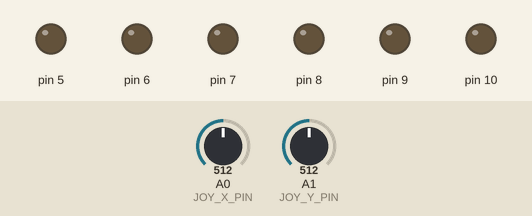
The sketch below on a simulated Arduino Uno, built with avr-gcc and run on an emulated ATmega328P. Shown: output pins drawn as LEDs (lit = HIGH). The inputs (shaded band) are chosen by the test bench; at power-on: A0 (JOY_X_PIN) = 512, A1 (JOY_Y_PIN) = 512.

Above: at 1.2 s.
1.3 s: A0 (JOY_X_PIN) set to 652
2.8 s: A0 (JOY_X_PIN) set to 680
At 3.7 s:
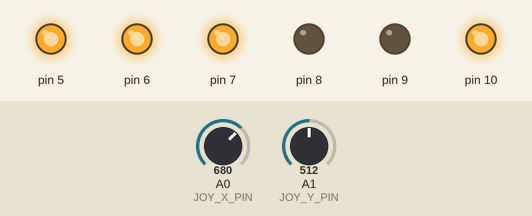
4.3 s: A1 (JOY_Y_PIN) set to 662
5.8 s: A1 (JOY_Y_PIN) set to 690
At 7.0 s:
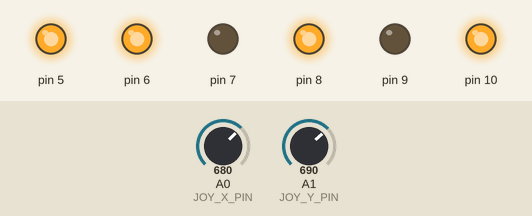
7.3 s: A0 (JOY_X_PIN) set to 348
8.8 s: A0 (JOY_X_PIN) set to 321
At 9.4 s:
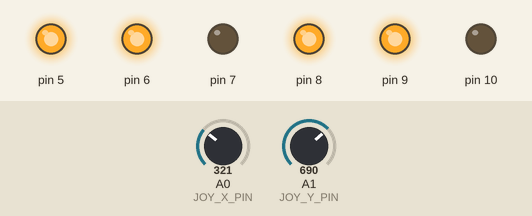
Timing chart, 0 to 11.3 s (numbered marks = the images above; inputs shaded):
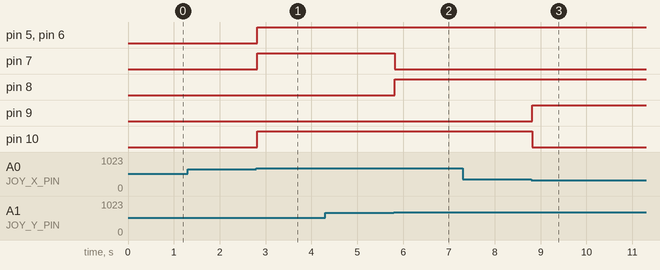

The sketch:

WalkerRobot.ino
```cpp
/*
 * Walker Robot: joystick-controlled snow walker
 * Imperial College CGCU Makeathon, March 2026 (2nd place)
 *
 * Two DC motors drive paddles that push the robot through snow.
 * An analog thumb joystick picks the direction:
 *
 *   Joystick   | Motor 1        | Motor 2
 *   -----------+----------------+----------------
 *   Forward    | clockwise      | clockwise
 *   Backward   | anticlockwise  | anticlockwise
 *   Right      | clockwise      | anticlockwise
 *   Left       | anticlockwise  | clockwise
 *   Centre     | stop           | stop
 *
 * Hardware: Arduino Uno, analog joystick module, L298N dual H-bridge driver.
 * Change the pin numbers below to match your wiring.
 */

// ---------------------------------------------------------------------------
// Pin assignments
// ---------------------------------------------------------------------------

// Joystick
const int JOY_X_PIN = A0;   // VRx: left / right
const int JOY_Y_PIN = A1;   // VRy: forward / backward

// Motor 1 (L298N channel A)
const int M1_EN  = 5;       // ENA: PWM speed
const int M1_IN1 = 7;       // IN1
const int M1_IN2 = 8;       // IN2

// Motor 2 (L298N channel B)
const int M2_EN  = 6;       // ENB: PWM speed
const int M2_IN1 = 9;       // IN3
const int M2_IN2 = 10;      // IN4

// ---------------------------------------------------------------------------
// Tuning
// ---------------------------------------------------------------------------

const int JOY_CENTER   = 512;   // ADC reading with the stick at rest
const int DEADZONE     = 150;   // ignore small stick movements around centre
const int MOTOR_SPEED  = 255;   // PWM duty for the paddles (0-255)

// Flip these if the robot goes the wrong way for a direction on the stick.
// (Many joystick modules read LOW when pushed "up".)
const bool INVERT_X = false;
const bool INVERT_Y = true;

// Set to true to print joystick readings and the chosen move to Serial.
const bool DEBUG = false;

// ---------------------------------------------------------------------------
// Types
// ---------------------------------------------------------------------------

enum Spin { STOP, CLOCKWISE, ANTICLOCKWISE };

enum Move { MOVE_STOP, MOVE_FORWARD, MOVE_BACKWARD, MOVE_LEFT, MOVE_RIGHT };

struct Motor {
  int en;
  int in1;
  int in2;
};

const Motor MOTOR_1 = { M1_EN, M1_IN1, M1_IN2 };
const Motor MOTOR_2 = { M2_EN, M2_IN1, M2_IN2 };

// ---------------------------------------------------------------------------
// Motor control
// ---------------------------------------------------------------------------

void setupMotor(const Motor &m) {
  pinMode(m.en, OUTPUT);
  pinMode(m.in1, OUTPUT);
  pinMode(m.in2, OUTPUT);
}

// "Clockwise" means IN1 HIGH / IN2 LOW. If a motor spins the other way,
// swap its two wires on the L298N output terminals.
void driveMotor(const Motor &m, Spin spin, int speed) {
  switch (spin) {
    case CLOCKWISE:
      digitalWrite(m.in1, HIGH);
      digitalWrite(m.in2, LOW);
      analogWrite(m.en, speed);
      break;
    case ANTICLOCKWISE:
      digitalWrite(m.in1, LOW);
      digitalWrite(m.in2, HIGH);
      analogWrite(m.en, speed);
      break;
    default:
      digitalWrite(m.in1, LOW);
      digitalWrite(m.in2, LOW);
      analogWrite(m.en, 0);
      break;
  }
}

void drive(Spin motor1, Spin motor2) {
  driveMotor(MOTOR_1, motor1, MOTOR_SPEED);
  driveMotor(MOTOR_2, motor2, MOTOR_SPEED);
}

void forward()  { drive(CLOCKWISE,     CLOCKWISE);     }
void backward() { drive(ANTICLOCKWISE, ANTICLOCKWISE); }
void right()    { drive(CLOCKWISE,     ANTICLOCKWISE); }
void left()     { drive(ANTICLOCKWISE, CLOCKWISE);     }
void stopAll()  { drive(STOP,          STOP);          }

// ---------------------------------------------------------------------------
// Joystick
// ---------------------------------------------------------------------------

// Returns the stick offset from centre, roughly -512 to +511.
// Positive X = right, positive Y = forward.
int readAxis(int pin, bool invert) {
  int offset = analogRead(pin) - JOY_CENTER;
  return invert ? -offset : offset;
}

// Picks one of the five moves from the stick position. Whichever axis is
// pushed further wins, so diagonals resolve to the stronger direction.
Move readMove() {
  int x = readAxis(JOY_X_PIN, INVERT_X);
  int y = readAxis(JOY_Y_PIN, INVERT_Y);

  if (DEBUG) {
    Serial.print("x=");
    Serial.print(x);
    Serial.print(" y=");
    Serial.print(y);
    Serial.print("  ");
  }

  if (abs(x) < DEADZONE && abs(y) < DEADZONE) {
    return MOVE_STOP;
  }

  if (abs(y) >= abs(x)) {
    return (y > 0) ? MOVE_FORWARD : MOVE_BACKWARD;
  }
  return (x > 0) ? MOVE_RIGHT : MOVE_LEFT;
}

// ---------------------------------------------------------------------------
// Main
// ---------------------------------------------------------------------------

void setup() {
  setupMotor(MOTOR_1);
  setupMotor(MOTOR_2);
  stopAll();

  if (DEBUG) {
    Serial.begin(9600);
  }
}

void loop() {
  Move move = readMove();

  switch (move) {
    case MOVE_FORWARD:  forward();  break;
    case MOVE_BACKWARD: backward(); break;
    case MOVE_RIGHT:    right();    break;
    case MOVE_LEFT:     left();     break;
    default:            stopAll();  break;
  }

  if (DEBUG) {
    const char *names[] = { "STOP", "FORWARD", "BACKWARD", "LEFT", "RIGHT" };
    Serial.println(names[move]);
  }

  delay(20);
}
```

Measured:
- the behaviour switches between 661 and 662 on A0 (JOY_X_PIN) (found by bisection; images 0 and 1)
- the behaviour switches between 679 and 680 on A1 (JOY_Y_PIN) (found by bisection; images 1 and 2)
- the behaviour switches between 334 and 333 on A0 (JOY_X_PIN) (found by bisection; images 2 and 3)
- after the input at 1.3 s, every drawn part: stays the same
- after the input at 2.8 s, pin 5–7, pin 10: LOW → HIGH at once
- after the input at 4.3 s, every drawn part: stays the same
- after the input at 5.8 s, pin 7: HIGH → LOW at once; pin 8: LOW → HIGH at once
- after the input at 7.3 s, every drawn part: stays the same
- after the input at 8.8 s, pin 9: LOW → HIGH at once; pin 10: HIGH → LOW at once
